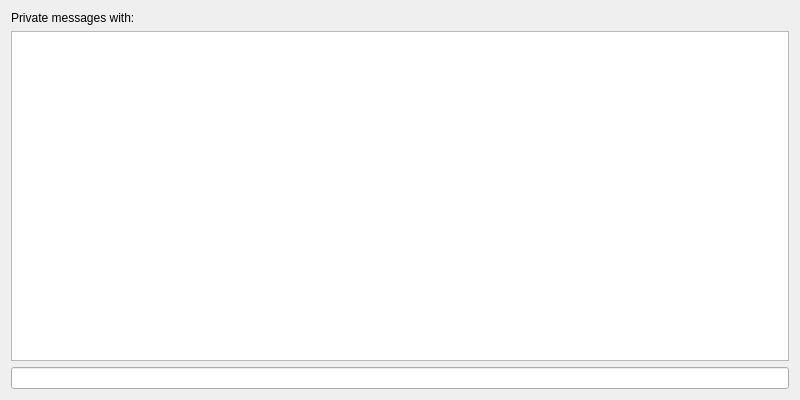
<?xml version="1.0" encoding="UTF-8"?>
<ui version="4.0">
 <class>DialogPrivateMessaging</class>
 <widget class="QDialog" name="DialogPrivateMessaging">
  <property name="geometry">
   <rect>
    <x>0</x>
    <y>0</y>
    <width>800</width>
    <height>400</height>
   </rect>
  </property>
  <property name="minimumSize">
   <size>
    <width>400</width>
    <height>286</height>
   </size>
  </property>
  <property name="windowTitle">
   <string>Dialog</string>
  </property>
  <layout class="QGridLayout" name="gridLayout">
   <item row="0" column="0">
    <widget class="QLabel" name="label">
     <property name="text">
      <string>Private messages with: </string>
     </property>
    </widget>
   </item>
   <item row="2" column="0">
    <widget class="QLineEdit" name="lineEdit"/>
   </item>
   <item row="1" column="0">
    <widget class="QTextBrowser" name="textEdit">
     <property name="openExternalLinks">
      <bool>true</bool>
     </property>
    </widget>
   </item>
  </layout>
 </widget>
 <resources/>
 <connections/>
</ui>
